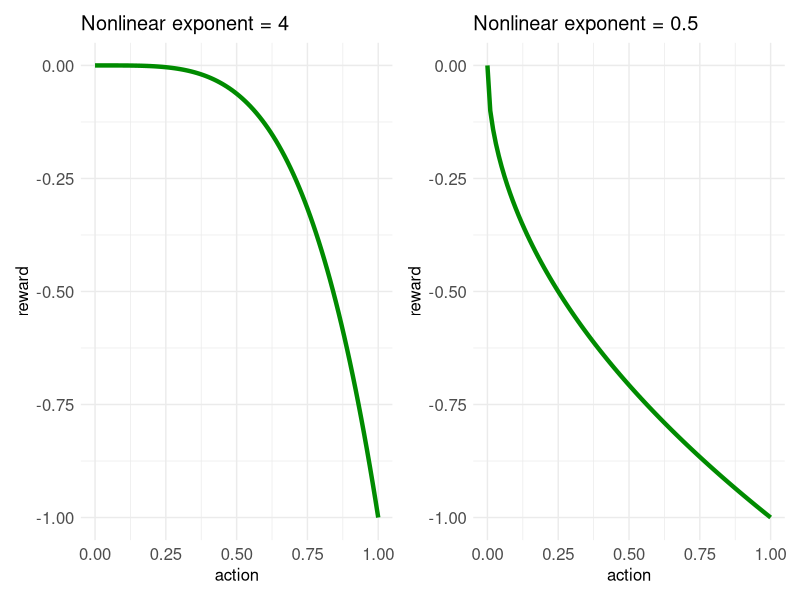
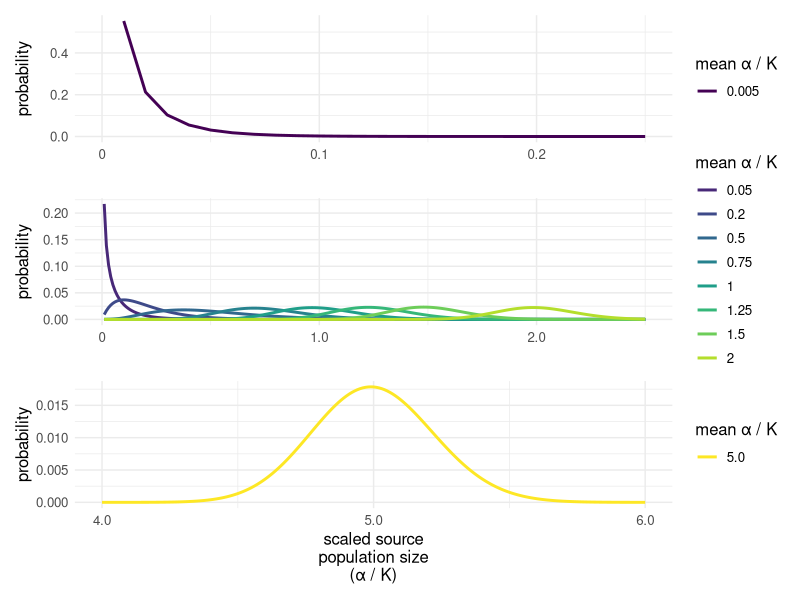

Recreate these plots in R, in order.
#load packages
library(tidyverse)
library(patchwork)
library(cowplot)


#################
# reward function
#################

#define states
#states (relative density) 
K <- 1
#states <- 0:K/K
states <- seq(0,K*1.1,by=0.01)

#vector of actions: units of effort, ranging from 0 to 1
actions <- seq(0, 1, 0.01)

#loss params -- sigmoidal
sig_loss_params <- list(
  loss_a=-0.2,
  loss_b=15,
  loss_c=0.4
)
#loss params -- exponential
exp_loss_params <- list(
  loss_a=0.204,
  loss_b=4,
  loss_c=1
)

nonlinear_exp1 <- 4
nonlinear_exp2 <- 0.5


# ecological change function -- sigmoidal
reward_sig <- function(s,loss_params){
  loss_params$loss_a/(1+exp(-loss_params$loss_b*(s-loss_params$loss_c)))
}
# ecological change function -- exponential
reward_exp <- function(s,loss_params){
  loss_params$loss_a*(exp(-loss_params$loss_b*s)-loss_params$loss_c)
}

#reward -- penalize high effort -- nonlinear
reward_penalize_high <- function(s,fun,loss_params,
                                 action,nonlinear_exp){
  fun(s,loss_params)-action^nonlinear_exp
}

penalty_plot1 <- ggplot()+
  geom_line(aes(x=actions,y=-actions^nonlinear_exp1),color='green4',linewidth=1.5)+
  ggtitle('Nonlinear exponent = 4')+
  labs(x='action',y='reward')+
  theme_minimal()+
  theme(text = element_text(size=15),
        title = element_text(size=12))
penalty_plot2 <- ggplot()+
  geom_line(aes(x=actions,y=-actions^nonlinear_exp2),color='green4',linewidth=1.5)+
  ggtitle('Nonlinear exponent = 0.5')+
  labs(x='action',y='reward')+
  theme_minimal()+
  theme(text = element_text(size=15),
        title = element_text(size=12))


final_plot <- penalty_plot1+penalty_plot2+plot_layout(nrow=1)
ggsave('www/penalty_plot.jpg',final_plot,dpi=600,width=8,height=4)


###################
#colonization rates
###################

library(tidyverse)
library(viridis)
library(patchwork)

k_vec <- c(0.2,0.5,2,4,15,30,50,75,125,500)
theta_vec <- c(0.025,0.1,0.1,0.125,0.05,1/30,0.025,0.02,0.016,0.01)

# create vector of available alpha
alpha_seq <- seq(0.01,6,by=0.01)

out <- as.data.frame(matrix(NA,nrow=0,ncol=5))
colnames(out) <- c('alpha','prob','shape','scale','mean')
for(i in 1:length(k_vec)){
  df <- data.frame(
    alpha = alpha_seq,
    prob = dgamma(alpha_seq,shape=k_vec[i],scale=theta_vec[i])/
      sum(dgamma(alpha_seq,shape=k_vec[i],scale=theta_vec[i])),
    shape = rep(k_vec[i],length(alpha_seq)),
    scale = rep(theta_vec[i],length(alpha_seq)),
    mean = rep(k_vec[i]*theta_vec[i],length(alpha_seq))
  )
  out <- rbind(out,df)
}

out$mean <- round(out$mean,3)

my_palette <- viridis(10)


plot1 <- ggplot(data=out[out$mean==0.005,])+
  geom_line(aes(x=alpha,y=prob,color=as.factor(mean)),
            linewidth=1)+
  scale_color_manual(values='#440154FF',labels='0.005')+
  labs(x='',y='probability',color='mean \u03B1 / K')+
  scale_x_continuous(breaks=c(0,0.1,0.2),labels=c('0','0.1','0.2'),
                     limits=c(0,0.25))+
  theme_minimal()+
  theme(text = element_text(size = 12))
plot2 <- ggplot(data=out %>% filter(mean!=0.005 & mean!=5))+
  geom_line(aes(x=alpha,y=prob,color=as.factor(mean)),
            linewidth=1)+
  scale_color_manual(values=c("#482878FF","#3E4A89FF","#31688EFF","#26828EFF",
                              "#1F9E89FF","#35B779FF","#6DCD59FF","#B4DE2CFF"),
                     labels=c('0.05','0.2','0.5','0.75',
                              '1','1.25','1.5','2'))+
  labs(x='',y='probability',color='mean \u03B1 / K')+
  scale_x_continuous(breaks=c(0,1,2),labels=c('0','1.0','2.0'),
                     limits=c(0,2.5))+
  theme_minimal()+
  theme(text = element_text(size = 12))
plot3 <- ggplot(data=out[out$mean==5,])+
  geom_line(aes(x=alpha,y=prob,color=as.factor(mean)),
            linewidth=1)+
  scale_color_manual(values='#FDE725FF',labels='5.0')+
  labs(x='scaled source\npopulation size\n(\u03B1 / K)',y='probability',color='mean \u03B1 / K')+
  scale_x_continuous(breaks=c(4,5,6),labels=c('4.0','5.0','6.0'),
                     limits=c(4,6))+
  theme_minimal()+
  theme(text = element_text(size = 12))

#define plot layout
layout <- "
AA
BB
CC
"

final_plot <- plot1+plot2+plot3+plot_layout(design=layout)
ggsave('www/sourcepop.jpg',final_plot,
       dpi=500,width=4,height=7)

